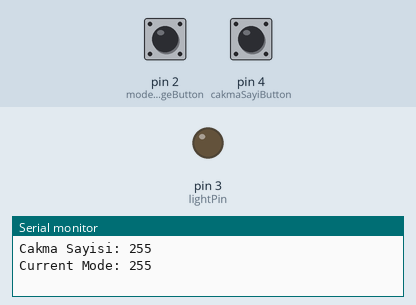
Recording of a sketch running on a simulated Arduino Uno, built with avr-gcc and run on an emulated ATmega328P. Parts: output pins drawn as LEDs (lit = HIGH), the last lines printed to the serial monitor. Inputs (shaded band) come from the test bench; at power-on: pin 2 (modeChangeButton) LOW, pin 4 (cakmaSayiButton) LOW. EEPROM starts erased.

Above: at 2.3 s.
2.4 s: pin 2 (modeChangeButton) pulled HIGH for 0.65 s
At 3.51 s:
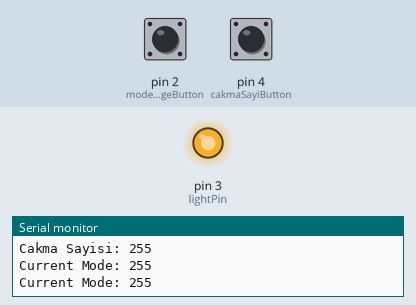
5.7 s: pin 4 (cakmaSayiButton) pulled HIGH for 0.65 s
At 6.6 s:
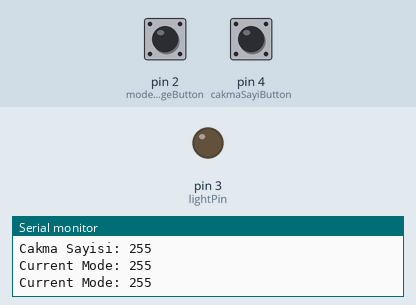
Timing chart, 0 to 8.7 s (numbered marks = the images above; inputs shaded):
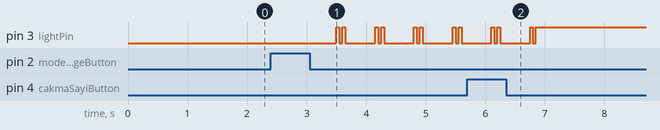

Measured:
- after the input at 2.4 s, pin 3 (lightPin): LOW → HIGH after 1.1 s, then repeats every 0.65 s: LOW 0.05 s, HIGH 0.05 s, LOW 0.50 s, HIGH 0.05 s
- after the input at 5.7 s, pin 3 (lightPin): goes on until 6.9 s, then stays HIGH

The sketch:

StopCakar.ino
```cpp
#include <EEPROM.h>
int modeChangeButton = 2;
int cakmaSayiButton = 4;
int currentMode;
int maxMode;
int minMode;
int minSayi;
int maxSayi;
int cakmaSayi;
int delaySpeed;
bool modStart,modEnd;
int i;
int lightPin =3;
void setup() {
 pinMode(modeChangeButton,INPUT);
 pinMode(cakmaSayiButton,INPUT);
 pinMode(lightPin,OUTPUT);
 maxMode = 4;
 minMode = 1;
 minSayi = 1;
 maxSayi = 10;
 currentMode = EEPROM.read(0);
 cakmaSayi = EEPROM.read(1);
Serial.begin(9600);
 modStart=true;
 modEnd=false;
 i=0;
   Serial.print("Cakma Sayisi: ");
         Serial.println(cakmaSayi);
             Serial.print("Current Mode: ");
         Serial.println(currentMode);
 }
void loop() {
if(modStart){
if(i<cakmaSayi){
  delay(500);
  i++;
}
     else if(i>=cakmaSayi){
      modStart=false;
      modEnd=true;
      i=0;
      }
       digitalWrite(lightPin,HIGH);
    delay(delaySpeed);
    digitalWrite(lightPin,LOW);
    delay(delaySpeed);
       digitalWrite(lightPin,HIGH);
    delay(delaySpeed);
    digitalWrite(lightPin,LOW);
}
else if(modEnd){
  digitalWrite(lightPin,HIGH);
}
if(digitalRead(cakmaSayiButton)==HIGH){
       delay(500);
         Serial.print("Cakma Sayisi: ");
         Serial.println(cakmaSayi);
                      EEPROM.write(1,cakmaSayi);
                       if(cakmaSayi<maxSayi){
   cakmaSayi +=1;
        }
           else if(cakmaSayi>=maxSayi){
          cakmaSayi=minSayi;
        }
  }
  if(digitalRead(modeChangeButton)==HIGH){
    delay(500);
      EEPROM.write(0,currentMode);
                             Serial.print("Current Mode: ");
         Serial.println(currentMode);
                           if(currentMode<4){
    currentMode +=1;
       }
           else if(currentMode>=maxMode){
          currentMode=minMode;
        }

  }
  if(currentMode == 1){
    delaySpeed = 50;
   }
  else if(currentMode == 2){
    delaySpeed = 100;
       }
   else if(currentMode == 3){
    delaySpeed = 250;
   }
  else if(currentMode == 4){
    delaySpeed = 500;
  }
      }
```
